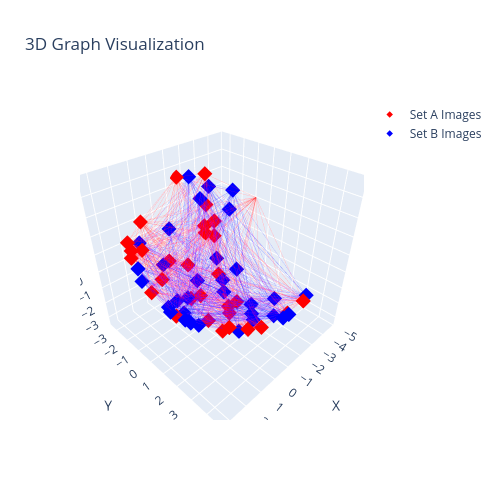

Notebook code cell kept with this figure:
### Code cell
import utils.vis
# visualize the data
utils.vis.plot_3D_graph(graph_a, graph_b)

### Figure 1 — Plotly figure (JSON) as saved in the notebook; plotly's stock layout.template omitted (floating-point values rounded to 4 significant figures; data arrays with more than 128 entries replaced by an {"elided": "..."} marker saying what was removed)
{"data": [{"hovertemplate": "%{x:.2f}, %{y:.2f}, %{z:.2f}<extra></extra>", "marker": {"color": "red", "opacity": 1.0, "size": 5, "symbol": "diamond"}, "mode": "markers", "name": "Set A Images", "x": [-1.421, -0.5056, -0.8713, -1.208, -1.979, -0.2181, 0.4064, 0.8509, 1.249, 0.1329, -0.8193, 2.713, 2.701, 1.379, 1.093, 1.872, 0.3296, -2.979, -2.622, -2.723, -3.278, 2.959, -3.097, -3.104, -5.056, 2.593, 2.982, 3.46, 1.112, 2.193, -1.567, -1.837], "y": [1.098, 1.447, 1.028, 4.356, -0.8207, -0.3687, -0.3864, 1.361, -1.545, -2.356, -1.993, 1.397, -0.3182, 2.849, 4.029, 3.713, 4.133, -2.173, -2.515, -2.685, -2.466, -1.256, -2.934, -2.956, -0.9803, -1.704, -1.109, 0.904, -3.03, -1.451, -3.425, 4.681], "z": [-2.018, -1.987, -2.036, -0.5255, -1.553, -1.767, -1.599, -1.627, -0.5432, -0.3794, -0.9369, -0.07628, 0.1976, -0.8779, -0.1331, 0.2984, -0.4878, -0.1002, 0.09451, 0.4366, 0.6088, 2.535, 1.531, 3.33, 1.961, 1.732, 1.822, 1.607, 2.087, 1.702, 3.46, -0.004015], "type": "scatter3d"}, {"hovertemplate": "%{x:.2f}, %{y:.2f}, %{z:.2f}<extra></extra>", "marker": {"color": "blue", "opacity": 1.0, "size": 5, "symbol": "diamond"}, "mode": "markers", "name": "Set B Images", "x": [-1.442, -0.7221, 3.309, -1.686, -1.106, -0.6855, -1.92, -2.884, 0.5523, 2.908, 1.295, 1.633, 2.303, 0.6272, -2.465, 1.842, 2.155, 2.729, 2.669, 1.162, -1.197, -2.434, 1.633, -0.8214, -0.3578, -4.092, -2.857, -3.325, -4.338, -2.277, 3.459, -2.277, -0.6984], "y": [0.1261, -1.162, 0.04642, 1.85, 2.386, 2.849, -0.4383, -0.3136, -0.4763, 1.279, -0.3722, 0.5303, 0.2932, -2.214, -1.465, 1.807, 1.652, 2.013, 2.205, 3.597, 3.642, 2.719, -2.548, 4.668, 4.71, -2.08, -3.129, -2.922, -2.082, -3.304, 0.1433, 4.535, -3.257], "z": [-1.938, -1.498, 1.386, -1.898, -1.81, -1.62, -1.716, -1.422, -1.514, 0.2086, -1.184, -1.172, -0.5408, -0.3011, -1.042, -0.9374, -0.6901, 0.1322, 0.1284, -0.5108, -1.168, -1.435, 1.333, -0.1491, -0.01577, 1.196, 1.911, 2.552, 2.275, 3.306, 2.166, -0.02787, 0.8472], "type": "scatter3d"}, {"hoverinfo": "skip", "line": {"color": "rgba(255,0,0,0.6)", "width": 1}, "mode": "lines", "opacity": 0.3, "showlegend": false, "x": {"elided": "1215 float values"}, "y": {"elided": "1215 float values"}, "z": {"elided": "1215 float values"}, "type": "scatter3d"}, {"hoverinfo": "skip", "line": {"color": "rgba(0,0,255,0.6)", "width": 1}, "mode": "lines", "opacity": 0.3, "showlegend": false, "x": {"elided": "1410 float values"}, "y": {"elided": "1410 float values"}, "z": {"elided": "1410 float values"}, "type": "scatter3d"}], "layout": {"scene": {"xaxis": {"title": {"text": "X"}, "range": [-5.056, 3.46]}, "yaxis": {"title": {"text": "Y"}, "range": [-3.616, 4.9]}, "zaxis": {"title": {"text": "Z"}, "range": [-3.546, 4.97]}, "aspectmode": "cube"}, "title": {"text": "3D Graph Visualization"}, "width": 500, "height": 500}}
